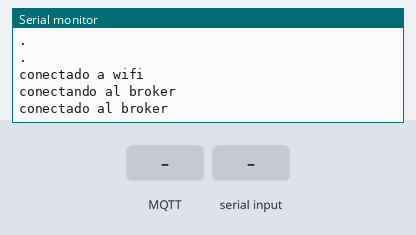
Simulated run of this sketch. Board: ESP32. On the bench: the last lines printed to the serial monitor. The inputs (shaded band) are chosen by the test bench. WiFi joins after 1.5 s; servers stay silent unless stated; no MQTT or app messages arrive unless stated.

Above: at 2.7 s.
2.8 s: MQTT message "on" arrives on the first subscribed topic
At 4.0 s:
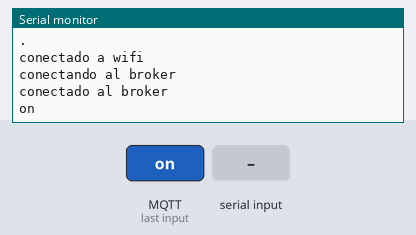
4.3 s: "1\n" received over Serial
At 5.3 s:
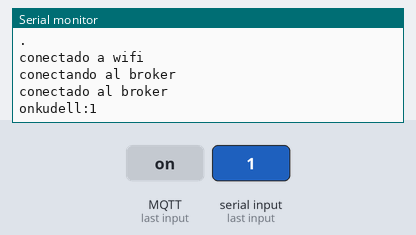
5.8 s: MQTT message "off" arrives on the first subscribed topic
At 6.4 s:
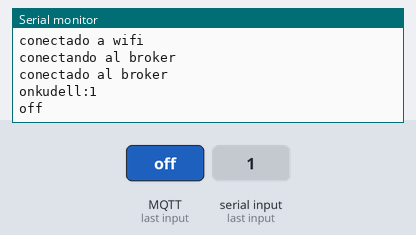

Measured:
- after the input at 2.8 s, the serial monitor: prints a new line at once (image 1)
- after the input at 4.3 s, the serial monitor: prints a new line at once (image 2)
- after the input at 5.8 s, the serial monitor: prints a new line at once (image 3)

The sketch:

chat.ino
```cpp
#include <WiFi.h>
#include <PubSubClient.h>

WiFiClient espClient;  // Declarar el WiFiClient antes de usarlo
PubSubClient client(espClient);  // Ahora puedes pasarlo al PubSubClient


void setup() {
 Serial.begin(115200);
 Serial.println("probando...");

  //---------- Conectarse a una red por nombre + contraseña-------------------

  WiFi.begin("wifi", "***");
  Serial.println("conectando a wifi");
  while (WiFi.status() != WL_CONNECTED) {
    Serial.println(".");
    delay(500);
  }

  Serial.println("conectado a wifi");

  //-----2. Configurar el broker MQTT-----
  // Creamos un cliente de MQTT con la conexión a internet via wifi
  // Realizamos la conexión con el servidor
  client.setServer("broker.hivemq.com", 1883);

  //------3. Conectarse a un tópico-------
  client.connect("kudellmaradona12345");  // devuelve un booleano indicando si se conecto correctamente

  Serial.println("conectando al broker");

  while (!client.connected()){
      Serial.println(".");
      delay(500);
  } // devuelve un booleano que nos permite chequear si la conexión fue exitosa

  Serial.println("conectado al broker");

  client.subscribe("huergo/sistemas-embebidos/maradona");  // seguir patron del topico a escuchar

  client.setCallback(callback);

}

void loop() {
  //4. Leer del monitor serial el mensaje a enviar

  if (Serial.available()) {
    String msg;
    msg ="kudell:" + Serial.readStringUntil('\n');
    client.publish("huergo/sistemas-embebidos/luzko", msg.c_str());  // convertir el mensaje mediante .c_str()
      Serial.println(msg);
  }
  client.loop();


}

//6. Recibir mensajes
// Callback (una función con una firma particular) que respondera ante un nuevo mensaje recibido
void callback(char* topic, byte* payload, unsigned int length) {
  // Iteramos el payload
  for (int i = 0; i < length; i++) {
    char letra = (char)payload[i];

    Serial.print(letra);

  }

}
```
